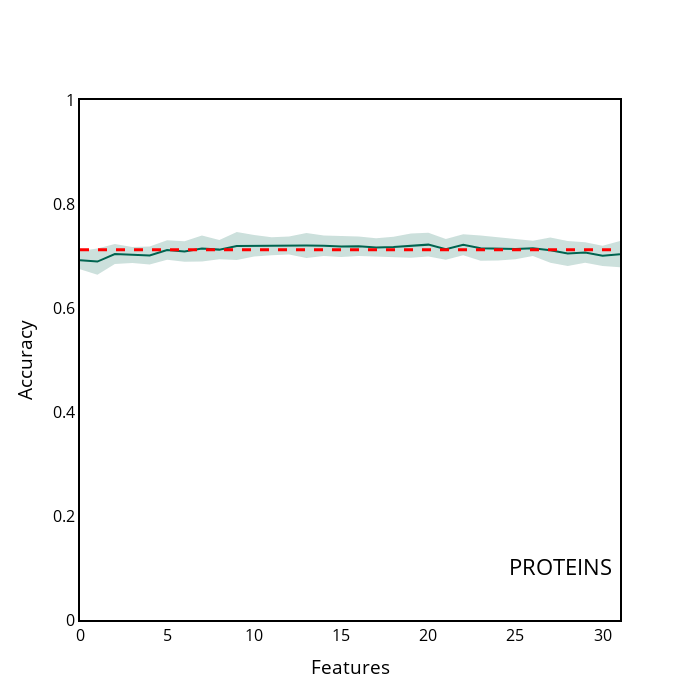

The notebook cell saved with this chart:
### Code cell
PROTEINS["y_upper"] = PROTEINS["accuracy_contribution"] + PROTEINS["accuracy_contribution_std"]
PROTEINS["y_lower"] = PROTEINS["accuracy_contribution"] - PROTEINS["accuracy_contribution_std"]

x = PROTEINS.index.tolist()
y = PROTEINS["accuracy_contribution"].tolist()

y_upper = PROTEINS["y_upper"].tolist()
y_lower = PROTEINS["y_lower"].tolist()


fig = go.Figure([
    go.Scatter(
        x=x,
        y=y,
        line=dict(color='rgb(0,100,80)'),
        mode='lines'
    ),
    go.Scatter(
        x=x+x[::-1], # x, then x reversed
        y=y_upper+y_lower[::-1], # upper, then lower reversed
        fill='toself',
        fillcolor='rgba(0,100,80,0.2)',
        line=dict(color='rgba(255,255,255,0)'),
        hoverinfo="skip",
        showlegend=False
    )
])



# Update figure layout
fig.update_layout(title={'text':'PROTEINS', 'y':0.2, 'x':0.8,'xanchor': 'center','yanchor': 'top'})
fig.update_layout(paper_bgcolor='white')
fig.update_layout(plot_bgcolor='white')
fig.update_yaxes(color='black')
fig.update_layout(
    yaxis = dict(
        title = "Accuracy",
        zeroline=True,
        showline = True,
        linecolor = 'black',
        mirror=True,
        linewidth = 2
    ),
    xaxis = dict(
        title = "Features",
        mirror=True,
        zeroline=True,
        showline = True,
        linecolor = 'black',
        linewidth = 2,
    ),
    width=700,
    height=700,
    font=dict(
    size=16,
    color="black")  
)
fig.update_layout(showlegend=False)
fig.update_layout(yaxis_range=[0.0,1.0])
fig.update_xaxes(showgrid=False, gridwidth=0.5, gridcolor='#e3e1e1')
fig.update_yaxes(showgrid=False, gridwidth=0.5, gridcolor='grey')
fig.update_traces(marker_line_color='black', marker_line_width=1.0, opacity=1.0)

fig.add_hline(y=0.712, line_width=3, line_dash="dash", line_color="red")


fig.show()

### Figure 1 — Plotly figure (JSON) as saved in the notebook; plotly's stock layout.template omitted (floating-point values rounded to 4 significant figures)
{"data": [{"line": {"color": "rgb(0,100,80)"}, "marker": {"line": {"color": "black", "width": 1}}, "mode": "lines", "opacity": 1, "type": "scatter", "x": [0, 1, 2, 3, 4, 5, 6, 7, 8, 9, 10, 11, 12, 13, 14, 15, 16, 17, 18, 19, 20, 21, 22, 23, 24, 25, 26, 27, 28, 29, 30, 31], "y": [0.6921, 0.6892, 0.7039, 0.7019, 0.7009, 0.7115, 0.7085, 0.7144, 0.7123, 0.7192, 0.7196, 0.7189, 0.7202, 0.7201, 0.7196, 0.7181, 0.7189, 0.7162, 0.7172, 0.7201, 0.7219, 0.7129, 0.7217, 0.7151, 0.7141, 0.7133, 0.7147, 0.7111, 0.7048, 0.7067, 0.7003, 0.7036]}, {"fill": "toself", "fillcolor": "rgba(0,100,80,0.2)", "hoverinfo": "skip", "line": {"color": "rgba(255,255,255,0)"}, "marker": {"line": {"color": "black", "width": 1}}, "opacity": 1, "showlegend": false, "type": "scatter", "x": [0, 1, 2, 3, 4, 5, 6, 7, 8, 9, 10, 11, 12, 13, 14, 15, 16, 17, 18, 19, 20, 21, 22, 23, 24, 25, 26, 27, 28, 29, 30, 31, 31, 30, 29, 28, 27, 26, 25, 24, 23, 22, 21, 20, 19, 18, 17, 16, 15, 14, 13, 12, 11, 10, 9, 8, 7, 6, 5, 4, 3, 2, 1, 0], "y": [0.7098, 0.7144, 0.723, 0.7173, 0.7181, 0.7301, 0.7283, 0.7395, 0.7309, 0.7463, 0.7403, 0.7362, 0.7375, 0.7441, 0.7394, 0.7383, 0.7376, 0.734, 0.737, 0.7434, 0.7449, 0.7328, 0.7419, 0.7396, 0.7368, 0.7328, 0.7292, 0.7353, 0.7286, 0.7262, 0.7199, 0.7289, 0.6783, 0.6807, 0.6872, 0.6809, 0.6868, 0.7002, 0.6938, 0.6913, 0.6907, 0.7015, 0.6929, 0.6988, 0.6967, 0.6974, 0.6983, 0.7001, 0.698, 0.6999, 0.696, 0.7029, 0.7015, 0.6989, 0.6921, 0.6937, 0.6893, 0.6888, 0.6929, 0.6837, 0.6865, 0.6848, 0.6641, 0.6743]}], "layout": {"font": {"color": "black", "size": 16}, "height": 700, "paper_bgcolor": "white", "plot_bgcolor": "white", "shapes": [{"line": {"color": "red", "dash": "dash", "width": 3}, "type": "line", "x0": 0, "x1": 1, "xref": "x domain", "y0": 0.712, "y1": 0.712, "yref": "y"}], "showlegend": false, "title": {"text": "PROTEINS", "x": 0.8, "xanchor": "center", "y": 0.2, "yanchor": "top"}, "width": 700, "xaxis": {"autorange": true, "gridcolor": "#e3e1e1", "gridwidth": 0.5, "linecolor": "black", "linewidth": 2, "mirror": true, "range": [0, 31], "showgrid": false, "showline": true, "title": {"text": "Features"}, "type": "linear", "zeroline": true}, "yaxis": {"color": "black", "gridcolor": "grey", "gridwidth": 0.5, "linecolor": "black", "linewidth": 2, "mirror": true, "range": [0, 1], "showgrid": false, "showline": true, "title": {"text": "Accuracy"}, "type": "linear", "zeroline": true}}}
